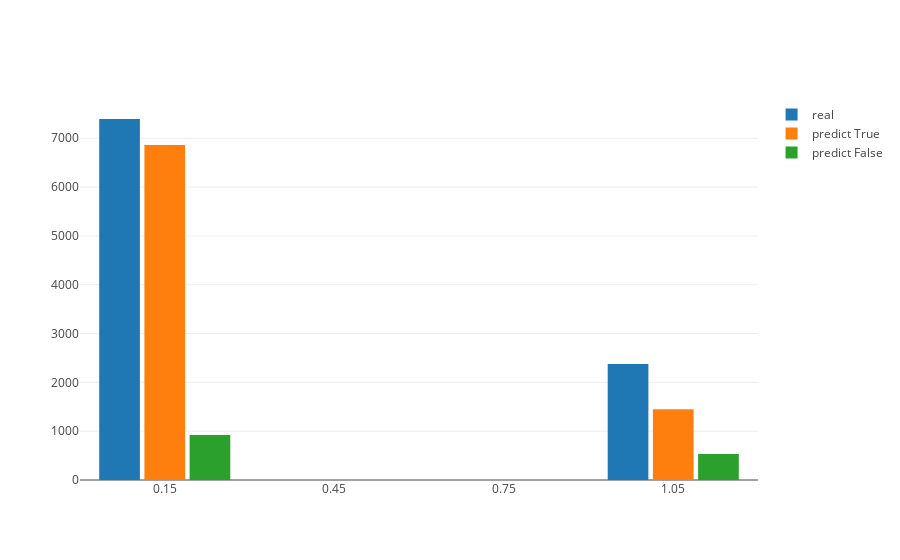

Notebook source saved alongside this figure:
### Markdown cell above
**Посмотрим на распределение наших предсказаний более детально и сравним с реальными данными.**

### Code cell
y_test_pr = y_predict

trues = list(y_test == y_test_pr)

i = 0
y_test_pr_True = [] 
y_test_pr_False = []
for value in trues:
    if value == True:
        y_test_pr_True.append(y_test_pr[i])
    elif value == False:
        y_test_pr_False.append(y_test_pr[i])
    i += 1

trace0 = go.Histogram(x=y_test, xbins=dict(start=0, end=1, size=0.3), name='real' )
trace1 = go.Histogram(x=y_test_pr_True, xbins=dict(start=0, end=1, size=0.3), name='predict True')
trace2 = go.Histogram(x=y_test_pr_False, xbins=dict(start=0, end=1, size=0.3), name='predict False')

traces = [trace0, trace1, trace2]
layout = go.Layout(bargap=0.2,bargroupgap=0.1)
fig = go.Figure(data=traces, layout=layout)
iplot(fig, show_link=False)

### Figure 1 — Plotly figure (JSON) as saved in the notebook; plotly's stock layout.template omitted (floating-point values rounded to 4 significant figures; data arrays with more than 128 entries replaced by an {"elided": "..."} marker saying what was removed)
{"data": [{"name": "real", "type": "histogram", "uid": "6123fd8a-70dc-4a58-a68b-3e889c2cf632", "x": {"elided": "9769 int values"}, "xbins": {"end": 1, "size": 0.3, "start": 0}}, {"name": "predict True", "type": "histogram", "uid": "573a249d-2c63-43df-84b3-0c2e92dc195a", "x": {"elided": "8311 int values"}, "xbins": {"end": 1, "size": 0.3, "start": 0}}, {"name": "predict False", "type": "histogram", "uid": "f4c4779b-5cb9-4edd-8065-3102efac29a9", "x": {"elided": "1458 int values"}, "xbins": {"end": 1, "size": 0.3, "start": 0}}], "layout": {"bargap": 0.2, "bargroupgap": 0.1}}
